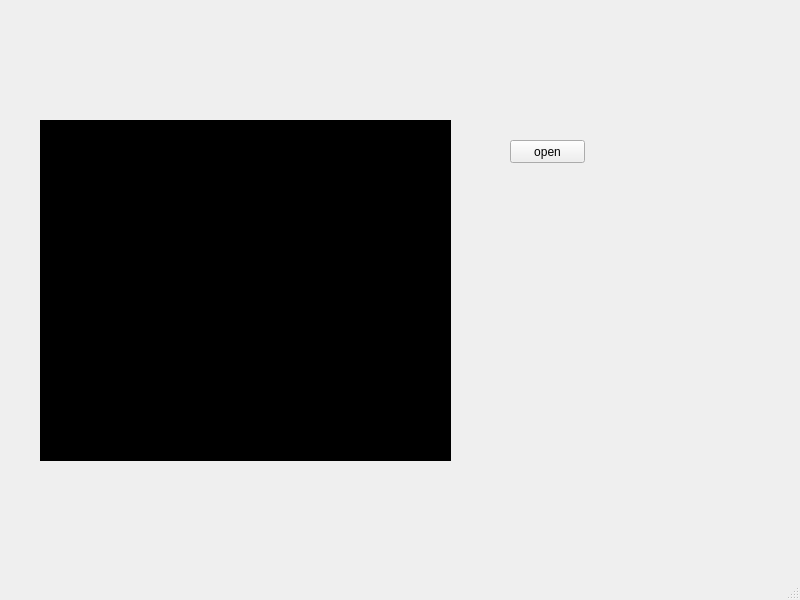
<?xml version="1.0" encoding="UTF-8"?>
<ui version="4.0">
 <class>MainWindow</class>
 <widget class="QMainWindow" name="MainWindow">
  <property name="geometry">
   <rect>
    <x>0</x>
    <y>0</y>
    <width>800</width>
    <height>600</height>
   </rect>
  </property>
  <property name="windowTitle">
   <string>MainWindow</string>
  </property>
  <widget class="QWidget" name="centralwidget">
   <widget class="QLabel" name="label">
    <property name="geometry">
     <rect>
      <x>40</x>
      <y>120</y>
      <width>411</width>
      <height>341</height>
     </rect>
    </property>
    <property name="styleSheet">
     <string notr="true">background-color: rgb(0, 0, 0);</string>
    </property>
    <property name="text">
     <string>TextLabel</string>
    </property>
   </widget>
   <widget class="QPushButton" name="pushButton">
    <property name="geometry">
     <rect>
      <x>510</x>
      <y>140</y>
      <width>75</width>
      <height>23</height>
     </rect>
    </property>
    <property name="text">
     <string>open</string>
    </property>
   </widget>
  </widget>
  <widget class="QMenuBar" name="menubar">
   <property name="geometry">
    <rect>
     <x>0</x>
     <y>0</y>
     <width>800</width>
     <height>22</height>
    </rect>
   </property>
  </widget>
  <widget class="QStatusBar" name="statusbar"/>
 </widget>
 <resources/>
 <connections>
  <connection>
   <sender>pushButton</sender>
   <signal>clicked()</signal>
   <receiver>MainWindow</receiver>
   <slot>ViedoButton()</slot>
   <hints>
    <hint type="sourcelabel">
     <x>543</x>
     <y>183</y>
    </hint>
    <hint type="destinationlabel">
     <x>550</x>
     <y>204</y>
    </hint>
   </hints>
  </connection>
 </connections>
 <slots>
  <slot>ViedoButton()</slot>
 </slots>
</ui>
